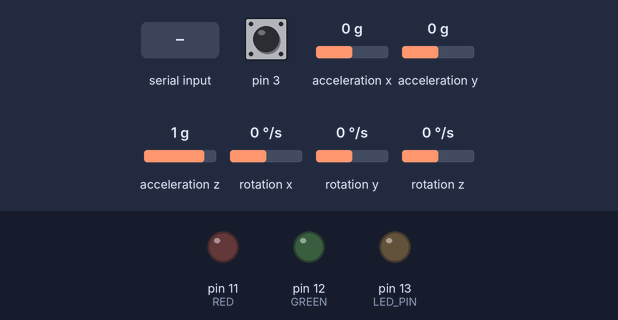
A sketch run on a simulated Arduino Leonardo, built with avr-gcc and run on an emulated ATmega32U4. Shown: output pins drawn as LEDs (lit = HIGH). The inputs (shaded band) are chosen by the test bench; at power-on: pin 3 HIGH, acceleration x 0 g, acceleration y 0 g, acceleration z 1 g, rotation x 0 °/s, rotation y 0 °/s, rotation z 0 °/s. The sensor or clock chip raises its interrupt line as the real part does; what the sketch prints to the serial monitor is not drawn.

Above: at 0.8 s.
0.9 s: "90,45\n" received over Serial
At 1.5 s:
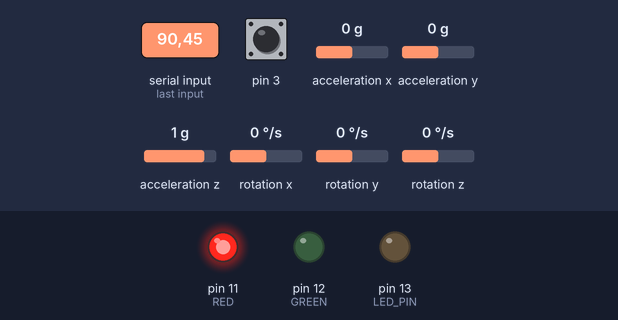
At 2.8 s:
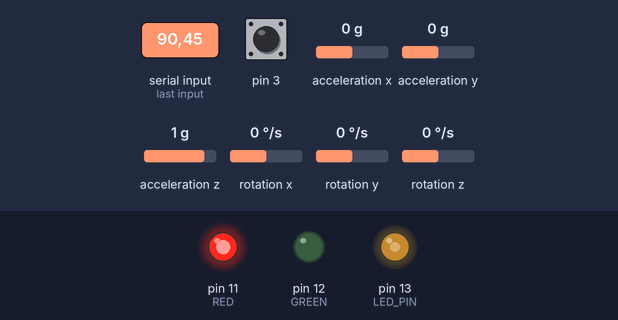
Timing chart, 0 to 4.3 s (numbered marks = the images above; inputs shaded):
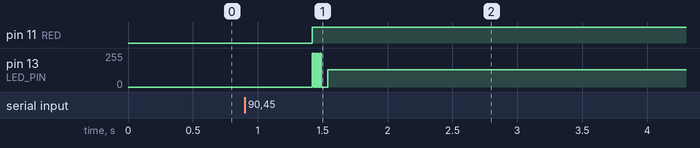

The sketch:

MPU6050_DMP6.ino
```cpp
// I2C device class (I2Cdev) demonstration Arduino sketch for MPU6050 class using DMP (MotionApps v2.0)
// 6/21/2012 by Jeff Rowberg <jeff@rowberg.net>
// Updates should (hopefully) always be available at https://github.com/jrowberg/i2cdevlib
//
// Changelog:
//      2013-05-08 - added seamless Fastwire support
//                 - added note about gyro calibration
//      2012-06-21 - added note about Arduino 1.0.1 + Leonardo compatibility error
//      2012-06-20 - improved FIFO overflow handling and simplified read process
//      2012-06-19 - completely rearranged DMP initialization code and simplification
//      2012-06-13 - pull gyro and accel data from FIFO packet instead of reading directly
//      2012-06-09 - fix broken FIFO read sequence and change interrupt detection to RISING
//      2012-06-05 - add gravity-compensated initial reference frame acceleration output
//                 - add 3D math helper file to DMP6 example sketch
//                 - add Euler output and Yaw/Pitch/Roll output formats
//      2012-06-04 - remove accel offset clearing for better results (thanks Sungon Lee)
//      2012-06-01 - fixed gyro sensitivity to be 2000 deg/sec instead of 250
//      2012-05-30 - basic DMP initialization working

/* ============================================
I2Cdev device library code is placed under the MIT license
Copyright (c) 2012 Jeff Rowberg

Permission is hereby granted, free of charge, to any person obtaining a copy
of this software and associated documentation files (the "Software"), to deal
in the Software without restriction, including without limitation the rights
to use, copy, modify, merge, publish, distribute, sublicense, and/or sell
copies of the Software, and to permit persons to whom the Software is
furnished to do so, subject to the following conditions:

The above copyright notice and this permission notice shall be included in
all copies or substantial portions of the Software.

THE SOFTWARE IS PROVIDED "AS IS", WITHOUT WARRANTY OF ANY KIND, EXPRESS OR
IMPLIED, INCLUDING BUT NOT LIMITED TO THE WARRANTIES OF MERCHANTABILITY,
FITNESS FOR A PARTICULAR PURPOSE AND NONINFRINGEMENT. IN NO EVENT SHALL THE
AUTHORS OR COPYRIGHT HOLDERS BE LIABLE FOR ANY CLAIM, DAMAGES OR OTHER
LIABILITY, WHETHER IN AN ACTION OF CONTRACT, TORT OR OTHERWISE, ARISING FROM,
OUT OF OR IN CONNECTION WITH THE SOFTWARE OR THE USE OR OTHER DEALINGS IN
THE SOFTWARE.
===============================================
*/

// I2Cdev and MPU6050 must be installed as libraries, or else the .cpp/.h files
// for both classes must be in the include path of your project
#include "I2Cdev.h"

#include "MPU6050_6Axis_MotionApps20.h"
//#include "MPU6050.h" // not necessary if using MotionApps include file

// Arduino Wire library is required if I2Cdev I2CDEV_ARDUINO_WIRE implementation
// is used in I2Cdev.h
#if I2CDEV_IMPLEMENTATION == I2CDEV_ARDUINO_WIRE
    #include "Wire.h"
#endif

// class default I2C address is 0x68
// specific I2C addresses may be passed as a parameter here
// AD0 low = 0x68 (default for SparkFun breakout and InvenSense evaluation board)
// AD0 high = 0x69
MPU6050 mpu;
//MPU6050 mpu(0x69); // <-- use for AD0 high

/* =========================================================================
   NOTE: In addition to connection 3.3v, GND, SDA, and SCL, this sketch
   depends on the MPU-6050's INT pin being connected to the Arduino's
   external interrupt #0 pin. On the Arduino Uno and Mega 2560, this is
   digital I/O pin 2.
 * ========================================================================= */

/* =========================================================================
   NOTE: Arduino v1.0.1 with the Leonardo board generates a compile error
   when using Serial.write(buf, len). The Teapot output uses this method.
   The solution requires a modification to the Arduino USBAPI.h file, which
   is fortunately simple, but annoying. This will be fixed in the next IDE
   release. For more info, see these links:

   http://arduino.cc/forum/index.php/topic,109987.0.html
   http://code.google.com/p/arduino/issues/detail?id=958
 * ========================================================================= */


// uncomment "OUTPUT_READABLE_QUATERNION" if you want to see the actual
// quaternion components in a [w, x, y, z] format (not best for parsing
// on a remote host such as Processing or something though)
//#define OUTPUT_READABLE_QUATERNION

// uncomment "OUTPUT_READABLE_EULER" if you want to see Euler angles
// (in degrees) calculated from the quaternions coming from the FIFO.
// Note that Euler angles suffer from gimbal lock (for more info, see
// http://en.wikipedia.org/wiki/Gimbal_lock)
//#define OUTPUT_READABLE_EULER

// uncomment "OUTPUT_READABLE_YAWPITCHROLL" if you want to see the yaw/
// pitch/roll angles (in degrees) calculated from the quaternions coming
// from the FIFO. Note this also requires gravity vector calculations.
// Also note that yaw/pitch/roll angles suffer from gimbal lock (for
// more info, see: http://en.wikipedia.org/wiki/Gimbal_lock)
//#define OUTPUT_READABLE_YAWPITCHROLL

// uncomment "OUTPUT_READABLE_REALACCEL" if you want to see acceleration
// components with gravity removed. This acceleration reference frame is
// not compensated for orientation, so +X is always +X according to the
// sensor, just without the effects of gravity. If you want acceleration
// compensated for orientation, us OUTPUT_READABLE_WORLDACCEL instead.
//#define OUTPUT_READABLE_REALACCEL

// uncomment "OUTPUT_READABLE_WORLDACCEL" if you want to see acceleration
// components with gravity removed and adjusted for the world frame of
// reference (yaw is relative to initial orientation, since no magnetometer
// is present in this case). Could be quite handy in some cases.
//#define OUTPUT_READABLE_WORLDACCEL

// uncomment "OUTPUT_TEAPOT" if you want output that matches the
// format used for the InvenSense teapot demo
#define OUTPUT_TEAPOT


#define LED_PIN 13 // (Arduino is 13, Teensy is 11, Teensy++ is 6)
#define GREEN 12
#define RED 11

bool blinkState = false;

// MPU control/status vars
bool dmpReady = false;  // set true if DMP init was successful
uint8_t mpuIntStatus;   // holds actual interrupt status byte from MPU
uint8_t devStatus;      // return status after each device operation (0 = success, !0 = error)
uint16_t packetSize;    // expected DMP packet size (default is 42 bytes)
uint16_t fifoCount;     // count of all bytes currently in FIFO
uint8_t fifoBuffer[64]; // FIFO storage buffer

// orientation/motion vars
Quaternion q;           // [w, x, y, z]         quaternion container
VectorInt16 aa;         // [x, y, z]            accel sensor measurements
VectorInt16 aaReal;     // [x, y, z]            gravity-free accel sensor measurements
VectorInt16 aaWorld;    // [x, y, z]            world-frame accel sensor measurements
VectorFloat gravity;    // [x, y, z]            gravity vector
float euler[3];         // [psi, theta, phi]    Euler angle container
float ypr[3];           // [yaw, pitch, roll]   yaw/pitch/roll container and gravity vector

// packet structure for InvenSense teapot demo
uint8_t teapotPacket[14] = { '$', 0x02, 0,0, 0,0, 0,0, 0,0, 0x00, 0x00, '\r', '\n' };


// ================================================================
// ===               INTERRUPT DETECTION ROUTINE                ===
// ================================================================

volatile bool mpuInterrupt = false;     // indicates whether MPU interrupt pin has gone high
void dmpDataReady() {
    mpuInterrupt = true;
}

void(* resetFunc) (void) = 0;//declare reset function at address 0


// ================================================================
// ===                      INITIAL SETUP                       ===
// ================================================================

void setup() {

    //Initialize the green and red pins
    pinMode(RED, OUTPUT);
    pinMode(GREEN, OUTPUT);

    // join I2C bus (I2Cdev library doesn't do this automatically)
    #if I2CDEV_IMPLEMENTATION == I2CDEV_ARDUINO_WIRE
        Wire.begin();
        TWBR = 24; // 400kHz I2C clock (200kHz if CPU is 8MHz)
    #elif I2CDEV_IMPLEMENTATION == I2CDEV_BUILTIN_FASTWIRE
        Fastwire::setup(400, true);
    #endif

    // initialize serial communication
    // (115200 chosen because it is required for Teapot Demo output, but it's
    // really up to you depending on your project)
    Serial.begin(9600);
    while (!Serial); // wait for Leonardo enumeration, others continue immediately

    // NOTE: 8MHz or slower host processors, like the Teensy @ 3.3v or Ardunio
    // Pro Mini running at 3.3v, cannot handle this baud rate reliably due to
    // the baud timing being too misaligned with processor ticks. You must use
    // 38400 or slower in these cases, or use some kind of external separate
    // crystal solution for the UART timer.

    // initialize device
    Serial.println(F("Initializing I2C devices..."));
    mpu.initialize();

    // verify connection
    Serial.println(F("Testing device connections..."));
    Serial.println(mpu.testConnection() ? F("MPU6050 connection successful") : F("MPU6050 connection failed"));

    // wait for ready
    Serial.println(F("\nSend any character to begin DMP programming and demo: "));
    while (Serial.available() && Serial.read()); // empty buffer
    while (!Serial.available());                 // wait for data

    Serial.println(Serial.read()- '0');
    while (Serial.available() && Serial.read()); // empty buffer again

    // load and configure the DMP
    Serial.println(F("Initializing DMP..."));
    devStatus = mpu.dmpInitialize();

    // supply your own gyro offsets here, scaled for min sensitivity
    mpu.setXGyroOffset(220);
    mpu.setYGyroOffset(76);
    mpu.setZGyroOffset(-85);
    mpu.setZAccelOffset(1788); // 1688 factory default for my test chip

    // make sure it worked (returns 0 if so)
    if (devStatus == 0) {
        // turn on the DMP, now that it's ready
        Serial.println(F("Enabling DMP..."));
        mpu.setDMPEnabled(true);

        // enable Arduino interrupt detection
        Serial.println(F("Enabling interrupt detection (Arduino external interrupt 0)..."));
        attachInterrupt(0, dmpDataReady, RISING);
        mpuIntStatus = mpu.getIntStatus();

        // set our DMP Ready flag so the main loop() function knows it's okay to use it
        Serial.println(F("DMP ready! Waiting for first interrupt..."));
        dmpReady = true;

        // get expected DMP packet size for later comparison
        packetSize = mpu.dmpGetFIFOPacketSize();
    } else {
        // ERROR!
        // 1 = initial memory load failed
        // 2 = DMP configuration updates failed
        // (if it's going to break, usually the code will be 1)
        Serial.print(F("DMP Initialization failed (code "));
        Serial.print(devStatus);
        Serial.println(F(")"));
    }

    // configure LED for output
    pinMode(LED_PIN, OUTPUT);
}


// ================================================================
// ===                    MAIN PROGRAM LOOP                     ===
// ================================================================

void loop() {
    // if programming failed, don't try to do anything
    if (!dmpReady) return;

    // wait for MPU interrupt or extra packet(s) available
    while (!mpuInterrupt && fifoCount < packetSize) {
        // other program behavior stuff here
        // .
        // .
        // .
        // if you are really paranoid you can frequently test in between other
        // stuff to see if mpuInterrupt is true, and if so, "break;" from the
        // while() loop to immediately process the MPU data
        // .
        // .
        // .
    }

    // reset interrupt flag and get INT_STATUS byte
    mpuInterrupt = false;
    mpuIntStatus = mpu.getIntStatus();

    // get current FIFO count
    fifoCount = mpu.getFIFOCount();

    // check for overflow (this should never happen unless our code is too inefficient)
    if ((mpuIntStatus & 0x10) || fifoCount == 1024) {
        // reset so we can continue cleanly
        mpu.resetFIFO();
        Serial.println(F("FIFO overflow!"));

    // otherwise, check for DMP data ready interrupt (this should happen frequently)
    } else if (mpuIntStatus & 0x02) {
        // wait for correct available data length, should be a VERY short wait
        while (fifoCount < packetSize) fifoCount = mpu.getFIFOCount();

        // read a packet from FIFO
        mpu.getFIFOBytes(fifoBuffer, packetSize);

        // track FIFO count here in case there is > 1 packet available
        // (this lets us immediately read more without waiting for an interrupt)
        fifoCount -= packetSize;

        #ifdef OUTPUT_READABLE_QUATERNION
            // display quaternion values in easy matrix form: w x y z
            mpu.dmpGetQuaternion(&q, fifoBuffer);
            Serial.print("quat\t");
            Serial.print(q.w);
            Serial.print("\t");
            Serial.print(q.x);
            Serial.print("\t");
            Serial.print(q.y);
            Serial.print("\t");
            Serial.println(q.z);
        #endif

        #ifdef OUTPUT_READABLE_EULER
            // display Euler angles in degrees
            mpu.dmpGetQuaternion(&q, fifoBuffer);
            mpu.dmpGetEuler(euler, &q);
            Serial.print("euler\t");
            Serial.print(euler[0] * 180/M_PI);
            Serial.print("\t");
            Serial.print(euler[1] * 180/M_PI);
            Serial.print("\t");
            Serial.println(euler[2] * 180/M_PI);
        #endif

        // display Euler angles in degrees
        mpu.dmpGetQuaternion(&q, fifoBuffer);
        mpu.dmpGetGravity(&gravity, &q);
        mpu.dmpGetYawPitchRoll(ypr, &q, &gravity);
        /**Serial.print("ypr\t");
        Serial.print(ypr[0] * 180/M_PI);
        Serial.print("\t");
        Serial.print(ypr[1] * 180/M_PI);
        Serial.print("\t");
        Serial.println(ypr[2] * 180/M_PI);**/
        if(ypr[2] * 180/M_PI > 75) {
          digitalWrite(GREEN, HIGH);
          digitalWrite(RED, LOW);
        }else{
          digitalWrite(GREEN, LOW);
          digitalWrite(RED, HIGH);
        }

        #ifdef OUTPUT_READABLE_REALACCEL
            // display real acceleration, adjusted to remove gravity
            mpu.dmpGetQuaternion(&q, fifoBuffer);
            mpu.dmpGetAccel(&aa, fifoBuffer);
            mpu.dmpGetGravity(&gravity, &q);
            mpu.dmpGetLinearAccel(&aaReal, &aa, &gravity);
            Serial.print("areal\t");
            Serial.print(aaReal.x);
            Serial.print("\t");
            Serial.print(aaReal.y);
            Serial.print("\t");
            Serial.println(aaReal.z);
        #endif

        #ifdef OUTPUT_READABLE_WORLDACCEL
            // display initial world-frame acceleration, adjusted to remove gravity
            // and rotated based on known orientation from quaternion
            mpu.dmpGetQuaternion(&q, fifoBuffer);
            mpu.dmpGetAccel(&aa, fifoBuffer);
            mpu.dmpGetGravity(&gravity, &q);
            mpu.dmpGetLinearAccel(&aaReal, &aa, &gravity);
            mpu.dmpGetLinearAccelInWorld(&aaWorld, &aaReal, &q);
            Serial.print("aworld\t");
            Serial.print(aaWorld.x);
            Serial.print("\t");
            Serial.print(aaWorld.y);
            Serial.print("\t");
            Serial.println(aaWorld.z);
        #endif

        #ifdef OUTPUT_TEAPOT
            // display quaternion values in InvenSense Teapot demo format:
            teapotPacket[2] = fifoBuffer[0];
            teapotPacket[3] = fifoBuffer[1];
            teapotPacket[4] = fifoBuffer[4];
            teapotPacket[5] = fifoBuffer[5];
            teapotPacket[6] = fifoBuffer[8];
            teapotPacket[7] = fifoBuffer[9];
            teapotPacket[8] = fifoBuffer[12];
            teapotPacket[9] = fifoBuffer[13];
            Serial.write(teapotPacket, 14);
            teapotPacket[11]++; // packetCount, loops at 0xFF on purpose
        #endif

        // blink LED to indicate activity
        blinkState = !blinkState;
        digitalWrite(LED_PIN, blinkState);
    }
}
```

Measured:
- after the input at 0.9 s, pin 11 (RED): LOW → HIGH after 0.52 s
